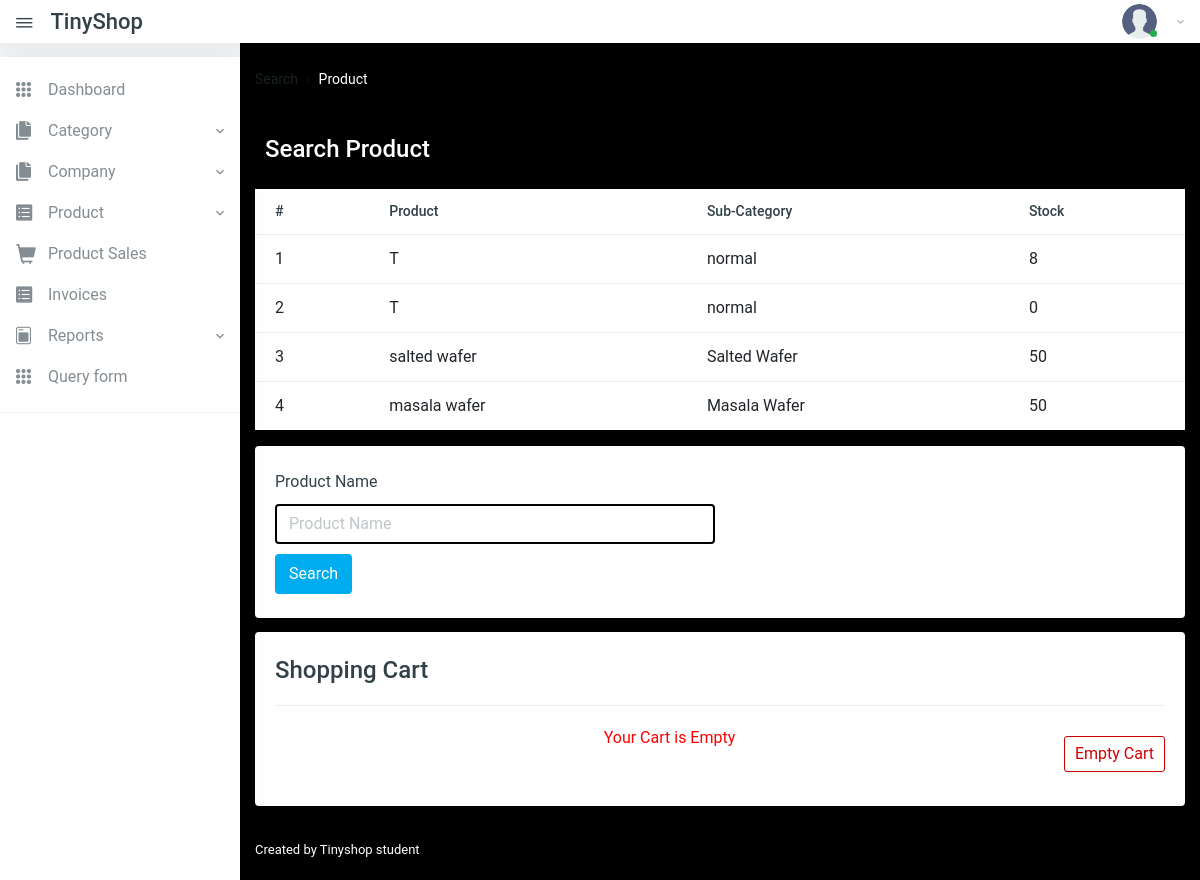
The page /search-product.php (signed in) on the database its author committed.
### tables this page shows
CREATE TABLE `products` (
  `id` int(11) NOT NULL,
  `userID` int(11) NOT NULL,
  `CategoryName` varchar(150) DEFAULT NULL,
  `SubCategoryName` varchar(255) DEFAULT NULL,
  `CompanyName` varchar(150) DEFAULT NULL,
  `ProductName` varchar(150) DEFAULT NULL,
  `ProductPrice` decimal(10,0) DEFAULT current_timestamp(),
  `ExpiryDate` datetime DEFAULT NULL,
  `Stock` int(11) DEFAULT NULL,
  `PostingDate` timestamp NOT NULL DEFAULT current_timestamp() ON UPDATE current_timestamp(),
  `UpdationDate` timestamp NULL DEFAULT NULL ON UPDATE current_timestamp()
);

### search-product.php (the view, shortened to what this page needs)
<?php
include('includes/config.php');
if (empty($_SESSION['aid'])) {
    header('location: logout.php');
} else {
?>
    <!DOCTYPE html>
    <html lang="en">
    <head>
        <link href="vendors/jquery-toggles/css/toggles.css" rel="stylesheet" type="text/css">
        <link href="vendors/jquery-toggles/css/themes/toggles-light.css" rel="stylesheet" type="text/css">
        <link href="dist/css/style.css" rel="stylesheet" type="text/css">
    </head>
    <body>
        <div class="hk-wrapper hk-vertical-nav">
            <?php include_once('includes/navbar.php');
            include_once('includes/sidebar.php');
            ?>
            <div class="hk-pg-wrapper" style="background: #000000;">
                <nav class="hk-breadcrumb" aria-label="breadcrumb">
                    <ol class="breadcrumb breadcrumb-light bg-transparent">
                        <li class="breadcrumb-item text-white"><a href="#">Search</a></li>
                        <li class="breadcrumb-item active text-white" aria-current="page">Product</li>
                    </ol>
                </nav>
                <div class="container">
                    <div class="hk-pg-header">
                        <h4 class="hk-pg-title text-white"><span class="pg-title-icon"><span class="feather-icon"><i data-feather="external-link"></i></span></span>Search Product</h4>
                    </div>
                    <div class="row">
                        <div class="col-xl-12">
                            <table id="datable_1" border="1" class="table table-hover w-100 display pb-30 bg-white">
                                <thead>
                                    <tr>
                                        <th>#</th>
                                        <th>Product</th>
                                        <th>Sub-Category</th>
                                        <th>Stock</th>
                                    </tr>
                                </thead>
                                <tbody>
                                    <form method="POST" action="test.php">
                                        <?php
                                        $userID = $_SESSION['aid'];
                                        $query = mysqli_query($con, "select * from products where userID='$userID'");
                                        $cnt = 1;
                                        while ($row = mysqli_fetch_array($query)) {
                                        ?>
                                            <tr>
                                                <td><?php echo $cnt; ?></td>
                                                <td><?php echo $row['ProductName']; ?></td>
                                                <td><?php echo $row['SubCategoryName']; ?></td>
                                                <td><?php echo $row['Stock']; ?></td>
                                            </tr>
                                        <?php
                                            $cnt++;
                                        } ?>
                                    </form>
                                </tbody>
                            </table>
                            <section class="hk-sec-wrapper">
                                <div class="row">
                                    <div class="col-sm">
                                        <form class="needs-validation" method="post" novalidate>
                                            <div class="form-row">
                                                <div class="col-md-6 mb-10">
                                                    <label for="validationCustom03">Product Name</label>
                                                    <input type="text" class="form-control" id="validationCustom03" placeholder="Product Name" name="productname" required>
                                                </div>
                                            </div>
                                            <button class="btn btn-primary" type="submit" name="search">search</button>
                                        </form>
                                    </div>
                                </div>
                            </section>
                            <form class="needs-validation" method="post" novalidate>
                                <section class="hk-sec-wrapper">
                                    <div class="row">
                                        <div class="col-sm">
                                            <div class="table-wrap">
                                                <h4>Shopping Cart</h4>
                                                <hr />
                                                <a id="btnEmpty" href="search-product.php?action=empty">Empty Cart</a>
                                                <?php
                                                if (isset($_SESSION["cart_item"])) {
                                                    $total_quantity = 0;
                                                    $total_price = 0;
                                                ?>
                                                    <table id="datable_1" class="table table-hover w-100 display pb-30" border="1">
                                                        <tbody>
                                                            <tr>
                                                                <th>Product Name</th>
                                                                <th>Category</th>
                                                                <th>Company</th>
                                                                <th width="5%">Quantity</th>
                                                                <th width="10%">Unit Price</th>
                                                                <th width="10%">Price</th>
                                                                <th width="5%">Remove</th>
                                                            </tr>
                                                            <?php
                                                            $productid = array();
                                                            foreach ($_SESSION["cart_item"] as $item) {
                                                                $item_price = $item["quantity"] * $item["price"];
                                                                array_push($productid, $item['code']);
                                                            ?>
                                                                <input type="hidden" value="<?php echo $item['quantity']; ?>" name="quantity[<?php echo $item['code']; ?>]">
                                                                <tr>
                                                                    <td><?php echo $item["pname"]; ?></td>
                                                                    <td><?php echo $item["catname"]; ?></td>
                                                                    <td><?php echo $item["compname"]; ?></td>
                                                                    <td><?php echo $item["quantity"]; ?></td>
                                                                    <td><?php echo $item["price"]; ?></td>
                                                                    <td><?php echo number_format($item_price, 2); ?></td>
                                                                    <td><a href="search-product.php?action=remove&code=<?php echo $item["code"]; ?>" class="btnRemoveAction"><img src="dist/img/remove.png" alt="Remove Item" /></a></td>
                                                                </tr>
                                                            <?php
                                                                $total_quantity += $item["quantity"];
                                                                $total_price += ($item["price"] * $item["quantity"]);
                                                            }
                                                            $_SESSION['productid'] = $productid;
                                                            ?>
                                                            <tr>
                                                                <td colspan="3" align="right">Total:</td>
                                                                <td colspan="2"><?php echo $total_quantity; ?></td>
                                                                <td colspan=><strong><?php echo number_format($total_price, 2); ?></strong></td>
                                                                <td></td>
                                                            </tr>
                                                        </tbody>
                                                    </table>
                                                    <div class="form-row">
                                                        <div class="col-md-6 mb-10">
                                                            <label for="validationCustom03">Customer Name</label>
                                                            <input type="text" class="form-control" id="validationCustom03" placeholder="Customer Name" name="customername" required>
                                                            <div class="invalid-feedback">Please provide a valid customer name.</div>
                                                        </div>
                                                        <div class="col-md-6 mb-10">
                                                            <label for="validationCustom03">Customer Mobile Number</label>
                                                            <input type="number" class="form-control" id="validationCustom03" placeholder="Mobile Number" name="mobileno" required>
                                                            <div class="invalid-feedback">Please provide a valid mobile number.</div>
                                                        </div>
                                                    </div>
                                                    <div class="form-row">
                                                        <div class="col-md-6 mb-10">
                                                            <label for="validationCustom03">Payment Mode</label>
                                                            <div class="custom-control custom-radio mb-10">
                                                                <input type="radio" class="custom-control-input" id="customControlValidation2" name="paymentmode" value="cash" required>
                                                                <label class="custom-control-label" for="customControlValidation2">Cash</label>
                                                            </div>
                                                            <!-- <div class="custom-control custom-radio mb-10">
                                                                <input type="radio" class="custom-control-input" id="customControlValidation3" name="paymentmode" value="card" required>
                                                                <label class="custom-control-label" for="customControlValidation3">Card</label>
                                                            </div> -->
                                                        </div>
                                                        <div class="col-md-6 mb-10">
                                                            <button class="btn btn-primary" type="submit" name="checkout">Checkout</button>
                                                        </div>
                                                    </div>
                            </form>
                        <?php
                                                } else {
                        ?>
                            <div style="color:red" align="center">Your Cart is Empty</div>
                        <?php
                                                }
                        ?>
                        </div>
                    </div>
                </div>
                </section>
            </div>
        </div>
        </div>
        <?php include_once('includes/footer.php'); ?>
        </div>
        </div>
    </body>
    </html>
<?php
}
?>

### search-product.php (style rules this page uses)
#btnEmpty { background-color: #ffffff; border: #d00000 1px solid; padding: 5px 10px; color: #d00000; float: right; text-decoration: none; border-radius: 3px; margin: 10px 0px; }

### rows shown on the page
products: ProductName "T", SubCategoryName "normal", Stock "8"
products: ProductName "T", SubCategoryName "normal", Stock "0"
products: ProductName "salted wafer", SubCategoryName "Salted Wafer", Stock "50"
products: ProductName "masala wafer", SubCategoryName "Masala Wafer", Stock "50"
